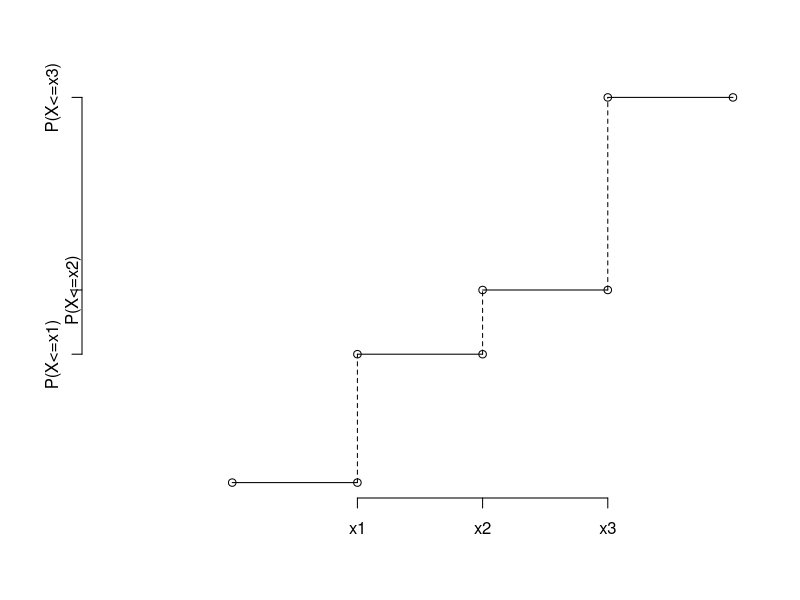
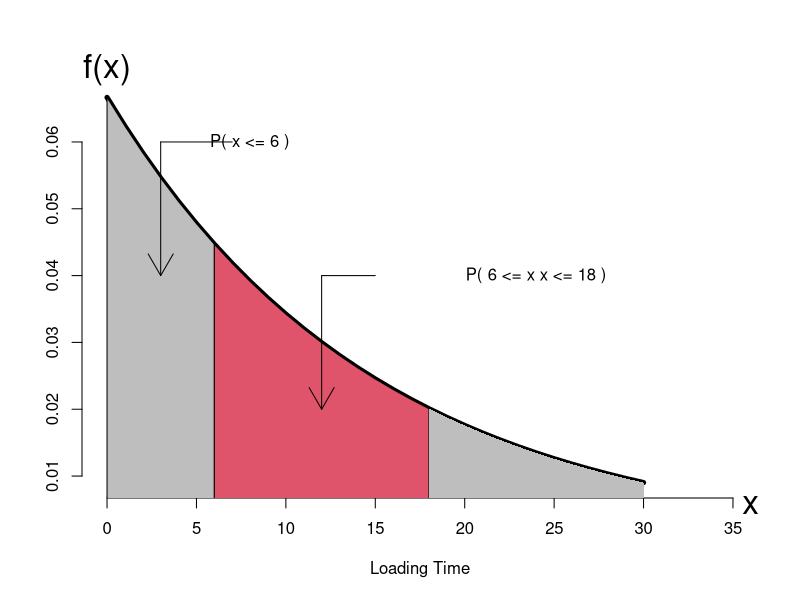

The R script that drew these images, in order:
#1

x.pt = c(1,2,2,3,3,4,4,5)
y.pt = c(0,0,1/3,1/3,1/2,1/2,1,1)
plot(x.pt,y.pt,type="p",ylab="",xlab="",bty="n",axes=F,xlim=c(0,5),ylim=c(0,1))

axis(1, at=2:4, labels=c("x1","x2","x3"))
axis(2, at=c(1/3, 1/2, 1),
labels=c("P(X<=x1)", "P(X<=x2)", "P(X<=x3)"))
mtext("P(X<=x2)",side=2,at=1/2)


segments(1,0,2,0)
segments(2,1/3,3,1/3)
segments(3,1/2,4,1/2)
segments(4,1,5,1)
segments(2,0,2,1/3,lty=2)
segments(3,1/3,3,1/2,lty=2)
segments(4,1/2,4,1,lty=2)

#2

f = function(x){
  y = (1/15)*exp(-x/15)
  return(y)
}

x = seq(0,30)
y = f(x)
plot(x,y,type="l", ylab="", xlab="Loading Time", bty="n"
, lwd=5,xlim=c(0,35))

x1 = c(0,seq(0,6),6)
y1 = c(0,f(seq(0,6)),0)
polygon(x1,y1,col="gray")

x2 = c(6,seq(6,18),18)
y2 = c(0,f(seq(6,18)),0)
polygon(x2,y2,col=2)

x3 = c(18,seq(18,30),30)
y3 = c(0,f(seq(18,30)),0)
polygon(x3,y3,col="gray", border=NA)

mtext("x",side=1,at=36,cex=2)
mtext("f(x)", side=3, at=0, cex=2)

segments(3,0.06,7,0.06)
arrows(3,0.06,3,0.04)
text(8,0.06,paste("P(",expression(x<=6),")"))
segments(12,0.04,15,0.04)
arrows(12,0.04,12,0.02)
text(24,0.04,paste("P(",expression(6<=x),expression(x<=18),")"))







